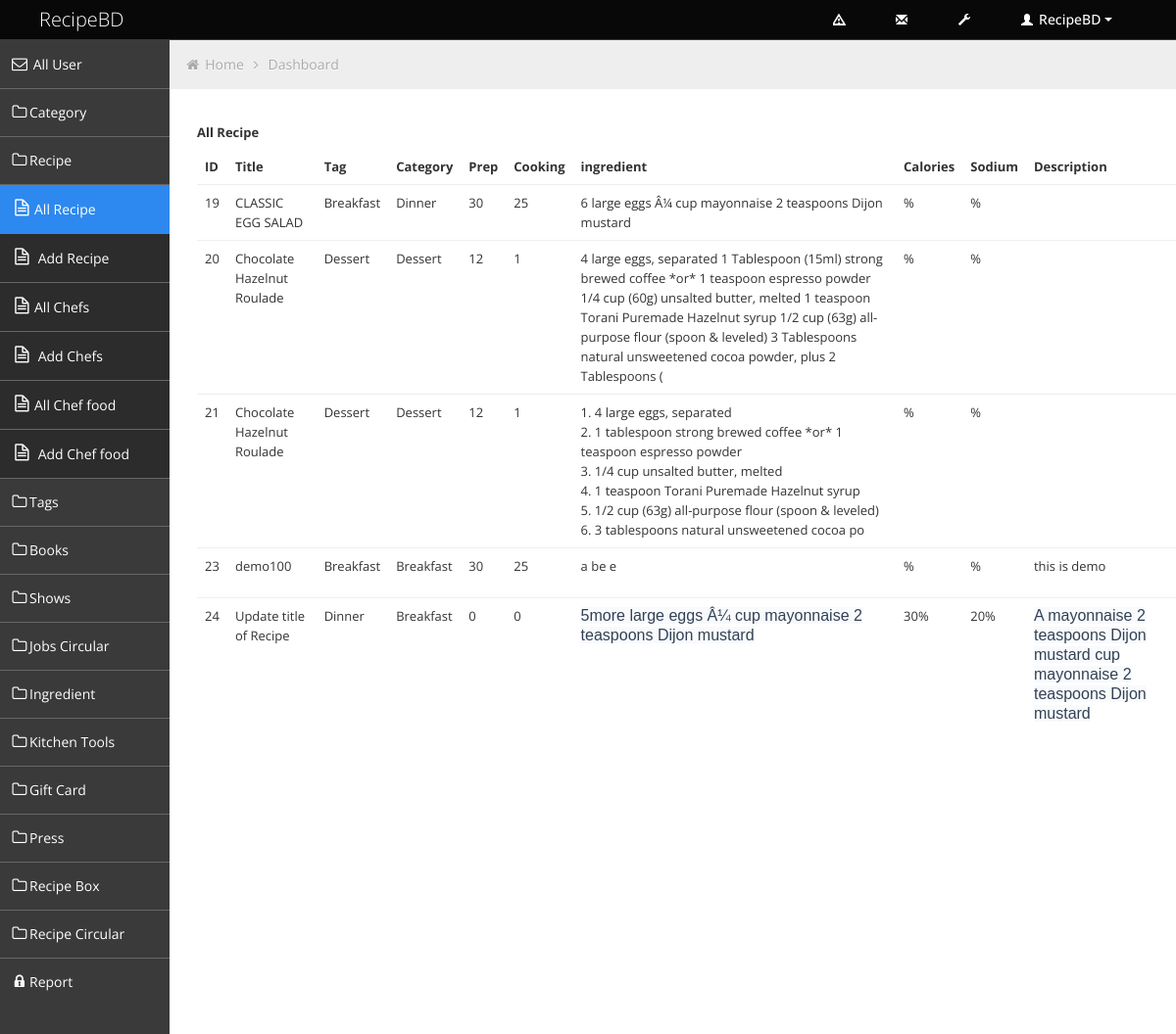
The app's page /admin/all-recipe.php with its own data.
### tables this page shows
CREATE TABLE `recipe` (
  `id` int(11) NOT NULL,
  `title` varchar(200) NOT NULL,
  `description` varchar(360) NOT NULL,
  `Prep Time` int(11) NOT NULL,
  `Cooking Time` int(11) NOT NULL,
  `Serving` int(11) NOT NULL,
  `Instructions` varchar(2000) NOT NULL,
  `tag` varchar(100) NOT NULL,
  `category` varchar(200) NOT NULL,
  `ingredient` varchar(2000) NOT NULL,
  `image` varchar(500) NOT NULL,
  `calories` varchar(100) DEFAULT NULL,
  `cholesterol` varchar(110) DEFAULT NULL,
  `sodium` varchar(110) DEFAULT NULL,
  `protein` varchar(100) DEFAULT NULL,
  `fat` varchar(100) DEFAULT NULL,
  `status` varchar(50) NOT NULL DEFAULT '1'
);

### admin/all-recipe.php (the view, shortened to what this page needs)
<?php include('header.php') ?>
	<div class="container-fluid-full">
	<div class="row-fluid">
<?php include('sidebar.php'); ?>
			<div id="content" class="span10">
			<ul class="breadcrumb">
				<li>
					<i class="icon-home"></i>
					<a href="index.html">Home</a>
					<i class="icon-angle-right"></i>
				</li>
				<li><a href="#">Dashboard</a></li>
			</ul>
           <?php include 'db.php' ?>
           <div class="container my-5">
<h5 class="py-3">All Recipe</h5>
<div class="container">
    <table class="table bg-white " style="font-size: 13px;">
    <thead class="bg-white">
        <tr>
            <th scope="col">ID </th>
            <th scope="col">Title </th>
            <th scope="col">Tag </th>
            <th scope="col">Category</th>
            <th scope="col">Prep </th>
            <th scope="col">Cooking</th>
            <th scope="col">ingredient </th>
            <th scope="col">Calories </th>
            <th scope="col">Sodium </th>
            <th scope="col">Description </th>
        </tr>
    </thead>
    <tbody class="text-secondary bg-light">
        <?php
        $recipe_query ="SELECT * FROM recipe";
        $run_recipe_query =mysqli_query($conn,$recipe_query);
       while($all_recipe = mysqli_fetch_assoc($run_recipe_query))
       {?>
    <tr>
        <td><?php echo $all_recipe['id'] ?></td>
        <td><?php echo $all_recipe['title'] ?></td>
        <td><?php echo $all_recipe['tag'] ?></td>
        <td><?php echo $all_recipe['category'] ?></td>
        <td><?php echo $all_recipe['Prep Time'] ?></td>
        <td><?php echo $all_recipe['Cooking Time'] ?></td>
        <td><?php echo $all_recipe['ingredient'] ?></td>
        <td><?php echo $all_recipe['calories'] ?>%</td>
        <td><?php echo $all_recipe['sodium'] ?>%</td>
        <td><?php echo $all_recipe['description'] ?></td>
    </tr>
     <?php   } ?>
    </tbody>
</table>
</div>
</div>
			</div>
	</div>
	</div>
<?php include('footer.php'); ?>

### admin/css/style.css (style rules this page uses)
body { background: #F5F5F5; color: #333; border: none; font-family: 'Open Sans', sans-serif; font-weight: 400; }
h5 { font-size: 13px; line-height: 13px; }
#content { background: #ffffff; filter: none; min-height: 100%; padding: 20px 20px; position: relative; }
.breadcrumb { margin: -28px -28px 28px -28px; line-height: 34px; background: #eee; border: 0px; color: #aaa; -webkit-box-shadow: none; -moz-box-shadow: none; box-shadow: none; -webkit-border-radius: 0px; -moz-border-radius: 0px; border-radius: 0px; }
.breadcrumb a { color: #aaa; text-shadow: 0px 1px 1px #fff; }
.table th, .table td { border-top: 1px solid #eee; }

### admin/css/style-responsive.css (style rules this page uses)
@media (min-width: 1200px) { .container-fluid-full { overflow: hidden; position: relative; height: 100%; } }
@media (min-width: 1200px) { #content { width: 85.578%; padding: 28px; margin: 0px 0px; margin-left: 14.422% !important; } }

### admin/css/halflings.css (style rules this page uses)
html, html .halflings { -webkit-font-smoothing: antialiased !important; }

### records on screen
recipe: id "19", title "CLASSIC EGG SALAD", tag "Breakfast", category "Dinner", Prep Time "30", Cooking Time "25", ingredient "6 large eggs Â¼ cup mayonnaise 2 teaspoons Dijon mustard"
recipe: id "20", title "Chocolate Hazelnut Roulade", tag "Dessert", category "Dessert", Prep Time "12", Cooking Time "1", ingredient "4 large eggs, separated 1 Tablespoon (15ml) strong brewed coffee *or* 1 teaspoon espresso powder 1/4 cup (60g) unsalted butter, melted 1 teaspoon Torani Puremade Hazelnut syrup 1/2 cup (63g) all-purpose flour (spoon & leveled) 3 Tablespoons natural unsweetened cocoa powder, plus 2 Tablespoons ("
recipe: id "21", title "Chocolate Hazelnut Roulade", tag "Dessert", category "Dessert", Prep Time "12", Cooking Time "1", ingredient "1. 4 large eggs, separated 2. 1 tablespoon strong brewed coffee *or* 1 teaspoon espresso powder 3. 1/4 cup unsalted butter, melted 4. 1 teaspoon Torani Puremade Hazelnut syrup 5. 1/2 cup (63g) all-purpose flour (spoon & leveled) 6. 3 tablespoons natural unsweetened cocoa po"
recipe: id "23", title "demo100", tag "Breakfast", category "Breakfast", Prep Time "30", Cooking Time "25", ingredient "a be e", description "this is demo"
recipe: id "24", title "Update title of Recipe", tag "Dinner", category "Breakfast", Prep Time "0", Cooking Time "0", ingredient "5more large eggs Â¼ cup mayonnaise 2 teaspoons Dijon mustard", calories "30", sodium "20", description "A mayonnaise 2 teaspoons Dijon mustard cup mayonnaise 2 teaspoons Dijon mustard"
